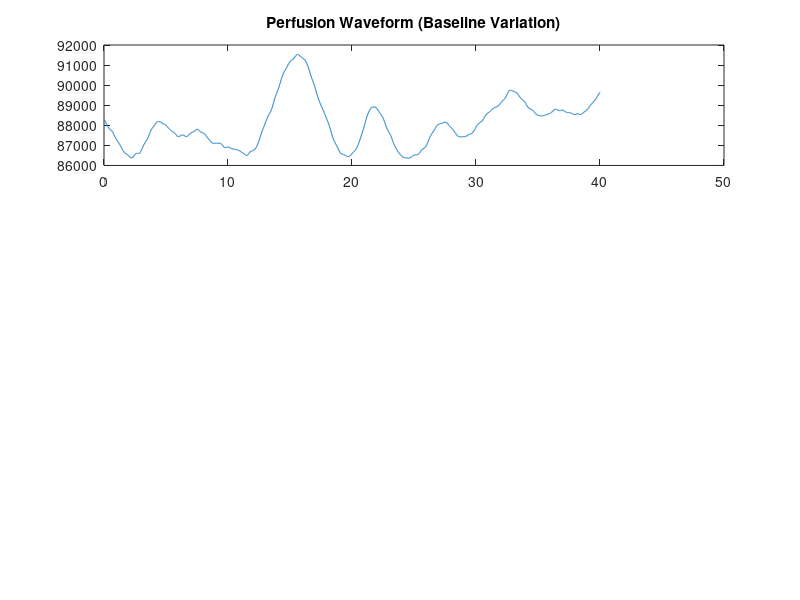

Here is the MATLAB script that generated this plot: (Note: this script raises an error after producing the figure.)


fsavg=64  %Average Sampling Rate

data=xlsread('perf1andppg1.csv'); 
perf=data(:,1)


subplot(3,1,1)
time=(1:1:length(perf))
time=time/64
plot(time,perf)
title('Perfusion Waveform (Baseline Variation)')


%estimating breath rate . respiratory signal at 0.3 Hz
Resp_Signal=bandpass(perf,[0.25 0.35],64)
[pks, locs]=findpeaks(Resp_Signal,'MinPeakDistance',32) 
x_peaks = time(locs);
subplot(3,1,2)
plot(time,Resp_Signal,  x_peaks,pks,'o')

distance=[]
for i=1:length(pks)-1
    difference=locs(i+1)-locs(i)
    
    distance=[distance difference] % distance between each peak is breath rate in samples for total breaths
end
dis_mean=mean(distance)
BR=round((fsavg*60)/dis_mean) %breath rate in minutes

